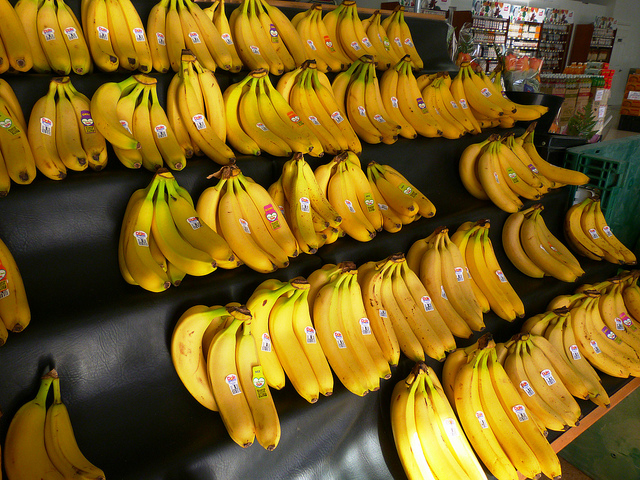
#> input picture input/000000010432.jpg, 640 x 480 px; its folder holds only this picture in this run
$ python main.py
#> lines starting #> are read from the running program, lines starting #| are printed output that depends on the picture
### ImageSet.py
from PIL import Image
import numpy as np
from pathlib import Path

class imageSet:
    def __init__(self, path_to_dataset):
        self.images = []
        self.image_names = []
        try:
            for img_path in Path(path_to_dataset).iterdir():
                if img_path.is_file():
                    img = Image.open(img_path).convert('RGB')
                    img = img.resize((50, 50))
                    self.images.append(img)
                    self.image_names.append(img_path.name)
                else:
                    print(f"Didnt load {img_path}")
        except IOError as e:
            print(f"Error loading images: {e}")

    def asArray(self, flatten=True):
        result = []
        for img in self.images:
            arr = np.array(img) / 255.0
            if flatten:
                arr = arr.flatten()
            result.append(arr)
        return np.array(result)

### DominantColorLabelManager.py
import numpy as np

class DominantColorLabelManager:
    def __init__(self):
        pass

    def generate_labels(self, images_array):
        # images_array shape = (num_images, 7500) flattened RGB 50x50x3
        # z powrotem reshaping do (num_images, 50, 50, 3)
        num_images = images_array.shape[0]
        reshaped = images_array.reshape(num_images, 50, 50, 3)

        labels = []
        for img in reshaped:
            avg_colors = img.mean(axis=(0, 1))  # średnia po pikselach dla R, G, B
            dominant_color_index = np.argmax(avg_colors)
            label = np.zeros(3)
            label[dominant_color_index] = 1
            labels.append(label)
        return np.array(labels)

### NeuralNetwork.py
import numpy as np

class NeuralNetwork:
    def __init__(self, learning_rate=0.01):
        self.learningRate = learning_rate
        self.b1 = np.zeros((1, 32))
        self.w1 = np.random.randn(7500, 32) * np.sqrt(2.0 / 7500)  # He initialization
        self.b2 = np.zeros((1, 3))
        self.w2 = np.random.randn(32, 3) * np.sqrt(1.0 / 32)  # Xavier initialization

    def ReLU(self, v):
        return np.maximum(0, v)

    def ReLU_derivative(self, v):
        return (v > 0).astype(float)

    def softmax(self, v):
        e_v = np.exp(v - np.max(v, axis=1, keepdims=True))
        return e_v / e_v.sum(axis=1, keepdims=True)

    def forwardPropagation(self, X):
        self.Z1 = np.dot(X, self.w1) + self.b1
        self.A1 = self.ReLU(self.Z1)
        self.Z2 = np.dot(self.A1, self.w2) + self.b2
        self.A2 = self.softmax(self.Z2)
        return self.A2

    def computeLoss(self, Y_hat, Y):
        m = Y.shape[0]
        loss = -np.sum(Y * np.log(Y_hat + 1e-9)) / m
        return loss

    def backwardPropagation(self, X, Y):
        m = X.shape[0]
        dZ2 = self.A2 - Y
        dW2 = np.dot(self.A1.T, dZ2) / m
        db2 = np.sum(dZ2, axis=0, keepdims=True) / m

        dA1 = np.dot(dZ2, self.w2.T)
        dZ1 = dA1 * self.ReLU_derivative(self.Z1)
        dW1 = np.dot(X.T, dZ1) / m
        db1 = np.sum(dZ1, axis=0, keepdims=True) / m

        # Update weights and biases
        self.w1 -= self.learningRate * dW1
        self.b1 -= self.learningRate * db1
        self.w2 -= self.learningRate * dW2
        self.b2 -= self.learningRate * db2

    def train(self, X, Y, epochs=100, print_every=10):
        losses = []
        for epoch in range(epochs):
            Y_hat = self.forwardPropagation(X)
            loss = self.computeLoss(Y_hat, Y)
            losses.append(loss)
            self.backwardPropagation(X, Y)
            if epoch % print_every == 0:
                print(f"Epoch {epoch}: Loss = {loss:.4f}")
        return self.forwardPropagation(X), losses

### main.py
from pathlib import Path
from NeuralNetwork import NeuralNetwork
from DominantColorLabelManager import DominantColorLabelManager
from ImageSet import imageSet
import numpy as np
import matplotlib.pyplot as plt


def main():
    p = Path('input/')  # folder z obrazami

    # Wczytaj obrazy
    dataset = imageSet(p)
#> in __init__, img is the input picture: PIL image 640x480 RGB; mean R, G, B 122.3, 95.9, 27.8
#> in __init__, `img = img.resize((50, 50))`:
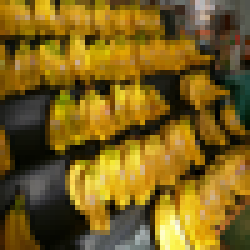
#> img: PIL image 50x50 RGB (shown 5 times larger); mean R, G, B 122.3, 95.9, 27.8
    images_array = dataset.asArray()  # (num_images, 7500)
#> the loop in asArray, `for img in self.images:` made 1 pass
#> after the loop in asArray, `for img in self.images:`: result = 1 item
    print(f"Liczba obrazów: {len(dataset.images)}")
#| Liczba obrazów: 1
    print(f"Kształt danych wejściowych: {images_array.shape}")
#| Kształt danych wejściowych: (1, 7500)

    # Generuj etykiety heurystycznie
    label_manager = DominantColorLabelManager()
    labels = label_manager.generate_labels(images_array)
#> the loop in generate_labels, `for img in reshaped:` made 1 pass
#> (avg_colors, dominant_color_index) on pass 1: ([0.48, 0.376, 0.109], 0)
#> after the loop in generate_labels, `for img in reshaped:`: labels = [[1, 0, 0]]
#> labels = [[1, 0, 0]]
    print(f"Kształt etykiet: {labels.shape}")
#| Kształt etykiet: (1, 3)

    # Stwórz i wytrenuj sieć
    nn = NeuralNetwork(learning_rate=0.01)
    predictions, losses = nn.train(images_array, labels, epochs=100, print_every=10)
#> the loop in train, `for epoch in range(epochs):` made 100 passes
#> (Y_hat, loss, db2 in backwardPropagation) on passes 1 to 4: ([[0.422, 0.263, 0.315]], 0.862, [[-0.578, 0.263, 0.315]]), ([[0.971, 0.00607, 0.023]], 0.0294, [[-0.029, 0.00607, 0.023]]), ([[0.976, 0.00506, 0.0192]], 0.0246, [[-0.0243, 0.00506, 0.0192]]), ([[0.979, 0.00434, 0.0165]], 0.0211, [[-0.0208, 0.00434, 0.0165]])
#| Epoch 0: Loss = 0.8623
#| Epoch 10: Loss = 0.0104
#| Epoch 20: Loss = 0.0059
#| Epoch 30: Loss = 0.0041
#| Epoch 40: Loss = 0.0031
#| Epoch 50: Loss = 0.0025
#| Epoch 60: Loss = 0.0021
#| Epoch 70: Loss = 0.0018
#> (further printed lines are left out)
#> after the loop in train, `for epoch in range(epochs):`: losses = 100 values, max 0.862 at index 0, min 0.00125 at index 99, mean 0.013
#> predictions = [[0.999, 0.000265, 0.000968]]

    # Wykres strat
    plt.plot(losses)
    plt.title("Wykres strat (loss) podczas treningu")
    plt.xlabel("Epoka")
    plt.ylabel("Loss")
    plt.grid(True)
    plt.show()
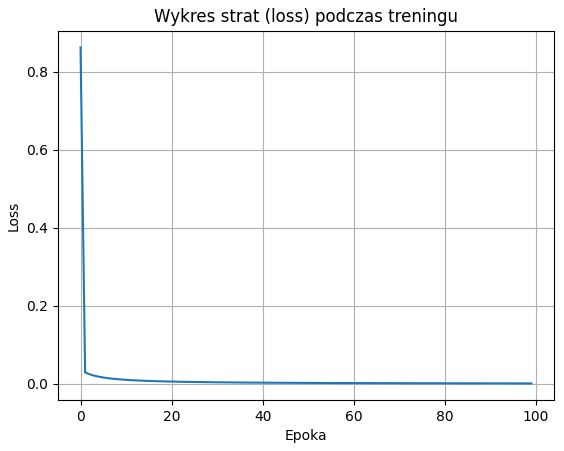
#> figure drawn by matplotlib, 1 panel; curve peaks at x = 0, y = 0.862

    # Wypisz predykcje dla wszystkich obrazów
    for pred, label, name in zip(predictions, labels, dataset.image_names):
        pred_rounded = [f"{p:.3f}" if p > 0.001 else "0.000" for p in pred]
        label_int = [int(x) for x in label]
        print(f"Plik: {name} | Predykcja: {pred_rounded} | Etykieta: {label_int}")
#> this loop made 1 pass
#> (pred, name, pred_rounded, label_int) on pass 1: ([0.999, 0.000265, 0.000968], '000000010432.jpg', ['0.999', '0.000', '0.000'], [1, 0, 0])
#| Plik: 000000010432.jpg | Predykcja: ['0.999', '0.000', '0.000'] | Etykieta: [1, 0, 0]

if __name__ == "__main__":
    main()

$ run again, on input/000000034221.jpg
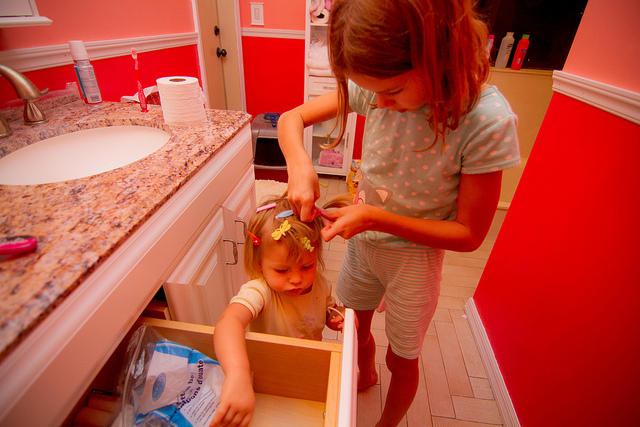
#> input picture input/000000034221.jpg, 640 x 427 px
#> in __init__, img is the input picture: PIL image 640x427 RGB; mean R, G, B 185.3, 78.3, 60.6
#> in __init__, `img = img.resize((50, 50))`:
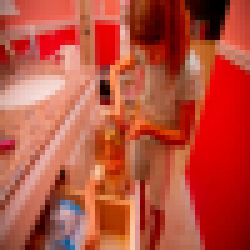
#> img: PIL image 50x50 RGB (shown 5 times larger); mean R, G, B 185.3, 78.5, 60.7
#> the loop in asArray, `for img in self.images:` made 1 pass
#> after the loop in asArray, `for img in self.images:`: result = 1 item
#| Liczba obrazów: 1
#| Kształt danych wejściowych: (1, 7500)
#> the loop in generate_labels, `for img in reshaped:` made 1 pass
#> (avg_colors, dominant_color_index) on pass 1: ([0.727, 0.308, 0.238], 0)
#> after the loop in generate_labels, `for img in reshaped:`: labels = [[1, 0, 0]]
#| Kształt etykiet: (1, 3)
#> the loop in train, `for epoch in range(epochs):` made 100 passes
#> (Y_hat, loss, db2 in backwardPropagation) on passes 1 to 2: ([[0.39, 0.242, 0.369]], 0.943, [[-0.61, 0.242, 0.369]]), ([[0.998, 0.00023, 0.00177]], 0.002, [[-0.002, 0.00023, 0.00177]])
#> (printed output is left out)
#> after the loop in train, `for epoch in range(epochs):`: losses = 100 values, max 0.943 at index 0, min 0.000596 at index 99, mean 0.0105
#> in main, `predictions, losses = nn.train(images_array, labels, epochs=100, print..`: predictions = [[0.999, 7.25e-05, 0.000519]]
#> in main, `plt.show()`:
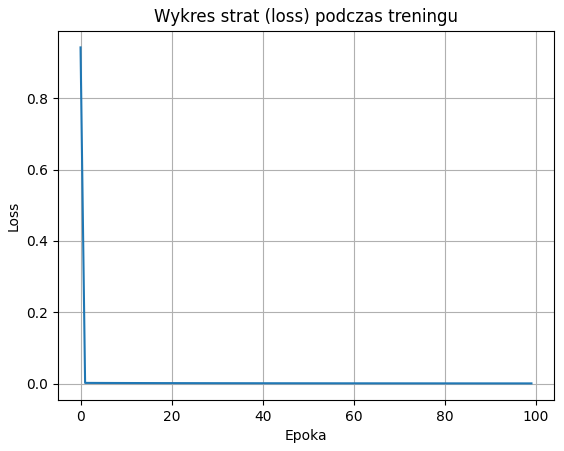
#> figure drawn by matplotlib, 1 panel; curve peaks at x = 0, y = 0.943
#> the loop in main, `for pred, label, name in zip(predictions, labels, dataset.image_names):` made 1 pass
#> (pred, name, pred_rounded, label_int) on pass 1: ([0.999, 7.25e-05, 0.000519], '000000034221.jpg', ['0.999', '0.000', '0.000'], [1, 0, 0])
#> (printed output is left out)

$ run again, on input/000000050735.jpg
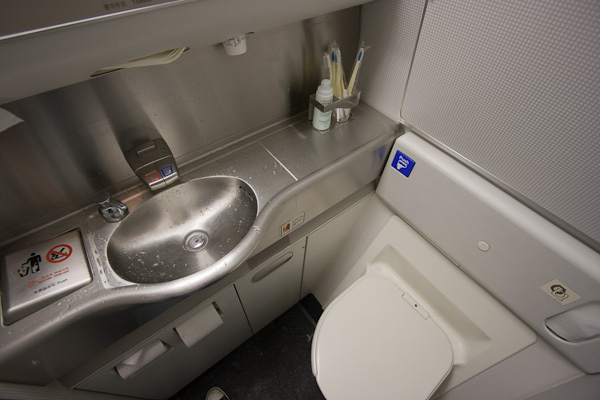
#> input picture input/000000050735.jpg, 600 x 400 px
#> in __init__, img is the input picture: PIL image 600x400 RGB; mean R, G, B 112.7, 105.9, 98.5
#> in __init__, `img = img.resize((50, 50))`:
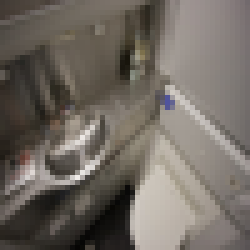
#> img: PIL image 50x50 RGB (shown 5 times larger); mean R, G, B 112.7, 105.9, 98.5
#> the loop in asArray, `for img in self.images:` made 1 pass
#> after the loop in asArray, `for img in self.images:`: result = 1 item
#| Liczba obrazów: 1
#| Kształt danych wejściowych: (1, 7500)
#> the loop in generate_labels, `for img in reshaped:` made 1 pass
#> (avg_colors, dominant_color_index) on pass 1: ([0.442, 0.415, 0.386], 0)
#> after the loop in generate_labels, `for img in reshaped:`: labels = [[1, 0, 0]]
#| Kształt etykiet: (1, 3)
#> the loop in train, `for epoch in range(epochs):` made 100 passes
#> (Y_hat, loss, db2 in backwardPropagation) on passes 1 to 2: ([[0.365, 0.311, 0.325]], 1.01, [[-0.635, 0.311, 0.325]]), ([[0.999, 6.53e-05, 0.000546]], 0.000611, [[-0.000611, 6.53e-05, 0.000546]])
#> (printed output is left out)
#> after the loop in train, `for epoch in range(epochs):`: losses = 100 values, max 1.01 at index 0, min 0.000346 at index 99, mean 0.0105
#> in main, `predictions, losses = nn.train(images_array, labels, epochs=100, print..`: predictions = [[1, 3.74e-05, 0.000307]]
#> in main, `plt.show()`:
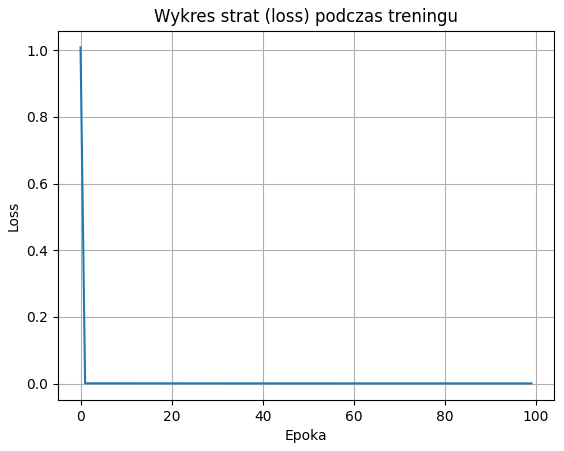
#> figure drawn by matplotlib, 1 panel; curve peaks at x = 0, y = 1.01
#> the loop in main, `for pred, label, name in zip(predictions, labels, dataset.image_names):` made 1 pass
#> (pred, name, pred_rounded, label_int) on pass 1: ([1, 3.74e-05, 0.000307], '000000050735.jpg', ['1.000', '0.000', '0.000'], [1, 0, 0])
#> (printed output is left out)

$ run again, on input/000000062589.jpg
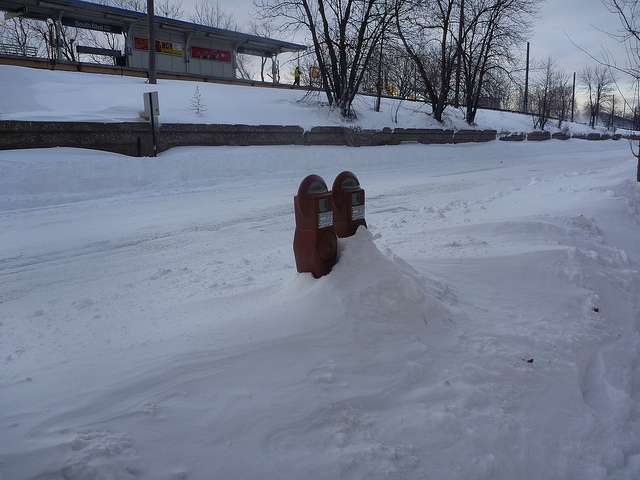
#> input picture input/000000062589.jpg, 640 x 480 px
#> in __init__, img is the input picture: PIL image 640x480 RGB; mean R, G, B 116.6, 124.8, 143
#> in __init__, `img = img.resize((50, 50))`:
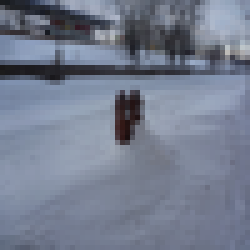
#> img: PIL image 50x50 RGB (shown 5 times larger); mean R, G, B 116.6, 124.8, 143.1
#> the loop in asArray, `for img in self.images:` made 1 pass
#> after the loop in asArray, `for img in self.images:`: result = 1 item
#| Liczba obrazów: 1
#| Kształt danych wejściowych: (1, 7500)
#> the loop in generate_labels, `for img in reshaped:` made 1 pass
#> (avg_colors, dominant_color_index) on pass 1: ([0.457, 0.489, 0.561], 2)
#> after the loop in generate_labels, `for img in reshaped:`: labels = [[0, 0, 1]]
#| Kształt etykiet: (1, 3)
#> the loop in train, `for epoch in range(epochs):` made 100 passes
#> (Y_hat, loss, db2 in backwardPropagation) on passes 1 to 2: ([[0.4, 0.235, 0.365]], 1.01, [[0.4, 0.235, -0.635]]), ([[0.00822, 0.00548, 0.986]], 0.0138, [[0.00822, 0.00548, -0.0137]])
#> (printed output is left out)
#> after the loop in train, `for epoch in range(epochs):`: losses = 100 values, max 1.01 at index 0, min 0.00101 at index 99, mean 0.0131
#> in main, `predictions, losses = nn.train(images_array, labels, epochs=100, print..`: predictions = [[0.000597, 0.000404, 0.999]]
#> in main, `plt.show()`:
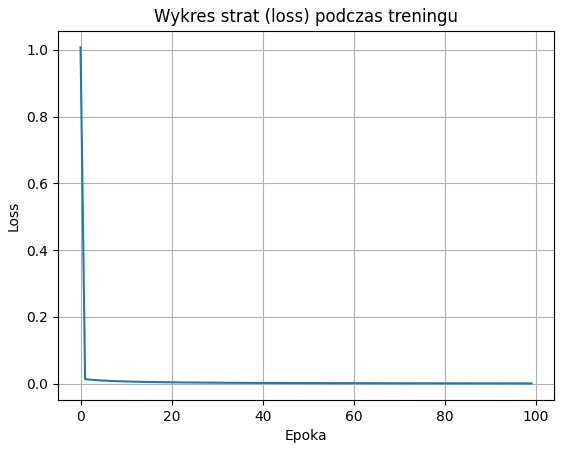
#> figure drawn by matplotlib, 1 panel; curve peaks at x = 0, y = 1.01
#> the loop in main, `for pred, label, name in zip(predictions, labels, dataset.image_names):` made 1 pass
#> (pred, name, pred_rounded, label_int) on pass 1: ([0.000597, 0.000404, 0.999], '000000062589.jpg', ['0.000', '0.000', '0.999'], [0, 0, 1])
#> (printed output is left out)

$ run again, on input/000000014824.jpg
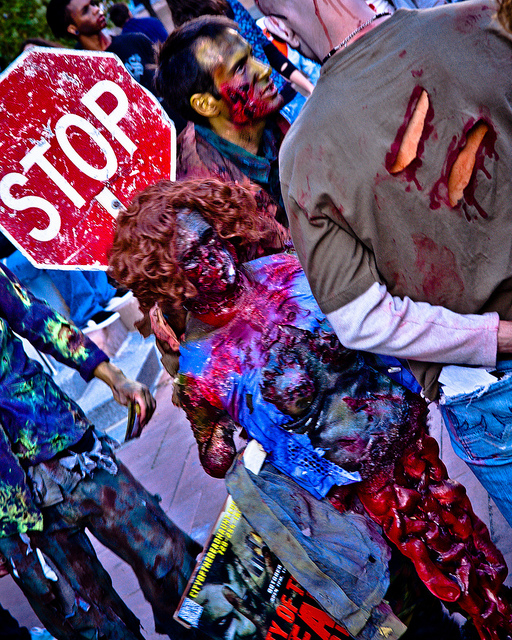
#> input picture input/000000014824.jpg, 512 x 640 px
#> in __init__, img is the input picture: PIL image 512x640 RGB; mean R, G, B 94.5, 72.8, 104.5
#> in __init__, `img = img.resize((50, 50))`:
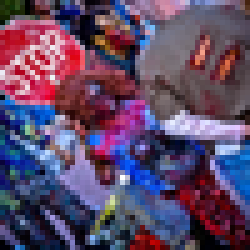
#> img: PIL image 50x50 RGB (shown 5 times larger); mean R, G, B 94.6, 72.9, 104.4
#> the loop in asArray, `for img in self.images:` made 1 pass
#> after the loop in asArray, `for img in self.images:`: result = 1 item
#| Liczba obrazów: 1
#| Kształt danych wejściowych: (1, 7500)
#> the loop in generate_labels, `for img in reshaped:` made 1 pass
#> (avg_colors, dominant_color_index) on pass 1: ([0.371, 0.286, 0.409], 2)
#> after the loop in generate_labels, `for img in reshaped:`: labels = [[0, 0, 1]]
#| Kształt etykiet: (1, 3)
#> the loop in train, `for epoch in range(epochs):` made 100 passes
#> (Y_hat, loss, db2 in backwardPropagation) on passes 1 to 2: ([[0.413, 0.278, 0.31]], 1.17, [[0.413, 0.278, -0.69]]), ([[0.00981, 0.0186, 0.972]], 0.0288, [[0.00981, 0.0186, -0.0284]])
#> (printed output is left out)
#> after the loop in train, `for epoch in range(epochs):`: losses = 100 values, max 1.17 at index 0, min 0.0013 at index 99, mean 0.0163
#> in main, `predictions, losses = nn.train(images_array, labels, epochs=100, print..`: predictions = [[0.000501, 0.000787, 0.999]]
#> in main, `plt.show()`:
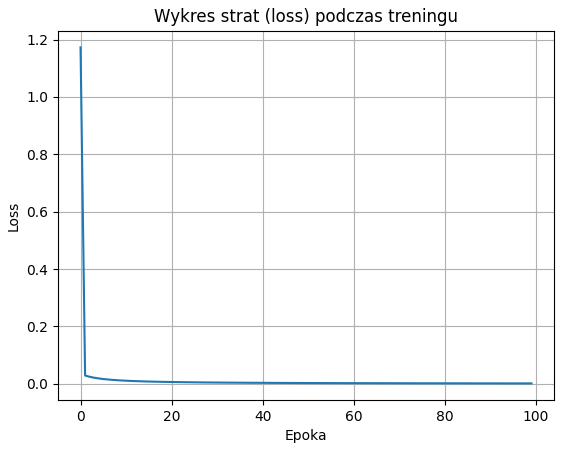
#> figure drawn by matplotlib, 1 panel; curve peaks at x = 0, y = 1.17
#> the loop in main, `for pred, label, name in zip(predictions, labels, dataset.image_names):` made 1 pass
#> (pred, name, pred_rounded, label_int) on pass 1: ([0.000501, 0.000787, 0.999], '000000014824.jpg', ['0.000', '0.000', '0.999'], [0, 0, 1])
#> (printed output is left out)
